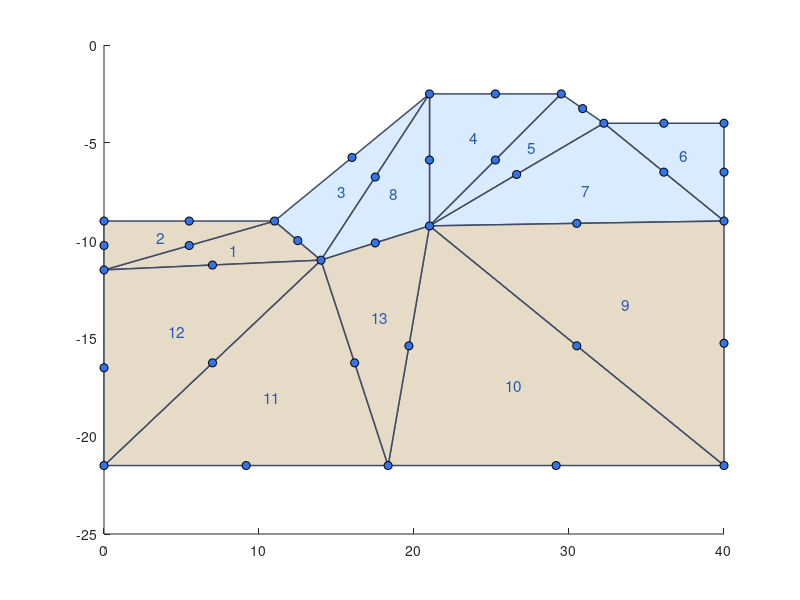

This figure's MATLAB source: (Note: this script raises an error after producing the figure.)
%% Analisis de estabilidad de talud con el elemento T6 (paso a paso)
% Replica pedagogica del Demo04 de GEO5 (talud) con la MALLA MINIMA que GEO5 genera
% con arista 20 m: 13 triangulos de 6 nodos (T6), 38 nodos.
% El objetivo NO es clavar el FS exacto, sino ENTENDER como calcula GEO5:
%   (1) la malla,  (2) las funciones de forma T6,  (3) la DOBLE INTEGRAL sobre el
%   triangulo (por que es T6 y no Q4),  (4) el ensamblaje + gravedad,
%   (5) la reduccion de resistencia (SRM) hasta el factor de seguridad FS.
% Motor: Hekatan Lab (MATLAB). Validacion: GEO5 (FS=1.91 en esta malla), Abaqus.

clear; clc;
tic;

%% Datos del problema
%' <h3>Estabilidad de talud — elemento finito T6 (6 nodos)</h3>
%' <hr/>
%' <h4>Datos de los dos suelos</h4>
% Suelo 1 = arcilla (Soil1) ; Suelo 2 = roca (Soil2). Valores del Demo04 de GEO5.
g1  = 18;    E1 = 21e3;   nu1 = 0.30;  c1 = 9;    phi1 = 22.70;   % arcilla
g2  = 20;    E2 = 300e3;  nu2 = 0.20;  c2 = 120;  phi2 = 38.00;   % roca
%' <b>Suelo 1 (arcilla):</b> &gamma; = @{g1} kN/m³, E = @{E1} kPa, &nu; = @{nu1}, c = @{c1} kPa, &phi; = @{phi1}°
%' <b>Suelo 2 (roca):</b> &gamma; = @{g2} kN/m³, E = @{E2} kPa, &nu; = @{nu2}, c = @{c2} kPa, &phi; = @{phi2}°

%% Paso 1 — La malla minima (13 T6, 38 nodos)
%' <h4>Paso 1 — La malla</h4>
%' GEO5 con arista 20 m discretiza el talud en <b>13 triangulos de 6 nodos</b> y
%' <b>38 nodos</b>. Cada triangulo tiene 3 nodos de esquina y 3 nodos en el medio de
%' cada lado — por eso "T6". Con pocos elementos se ve TODA la maquinaria.
XY = [
  0.0000 -11.5000
  14.0000 -11.0000
  11.0000 -9.0000
  0.0000 -9.0000
  21.0000 -2.5000
  29.5000 -2.5000
  21.0000 -9.2500
  32.2500 -4.0000
  40.0000 -4.0000
  40.0000 -9.0000
  40.0000 -21.5000
  18.3300 -21.5000
  0.0000 -21.5000
  7.0000 -11.2500
  12.5000 -10.0000
  5.5000 -10.2500
  0.0000 -10.2500
  5.5000 -9.0000
  16.0000 -5.7500
  17.5000 -6.7500
  25.2500 -2.5000
  21.0000 -5.8800
  25.2500 -5.8800
  30.8800 -3.2500
  26.6200 -6.6200
  36.1200 -4.0000
  36.1200 -6.5000
  40.0000 -6.5000
  30.5000 -9.1200
  17.5000 -10.1200
  30.5000 -15.3800
  40.0000 -15.2500
  29.1700 -21.5000
  19.6700 -15.3800
  9.1700 -21.5000
  16.1700 -16.2500
  7.0000 -16.2500
  0.0000 -16.5000
];
% Conectividad T6: columnas 1-3 = esquinas, 4-6 = nodos medios | col 7 = suelo (1/2)
CONN = [
  1 2 3 14 15 16 2
  4 1 3 17 16 18 2
  5 3 2 19 15 20 1
  6 5 7 21 22 23 1
  8 6 7 24 23 25 1
  9 8 10 26 27 28 1
  7 10 8 29 27 25 1
  2 7 5 30 22 20 1
  10 7 11 29 31 32 2
  12 11 7 33 31 34 2
  13 12 2 35 36 37 2
  1 13 2 38 37 14 2
  7 2 12 30 36 34 2
];
n_nod = size(XY,1);
n_el  = size(CONN,1);
%' Malla: @{n_el} elementos T6, @{n_nod} nodos.

%-- Dibujo la malla: esquinas (o) y nodos medios (.), numeradas, color por suelo
figure; hold on;
for e = 1:n_el
    nd = CONN(e,1:6); s = CONN(e,7);
    cc = [0.85 0.92 1.0]; if s==2, cc = [0.90 0.86 0.78]; end   % arcilla azul / roca ocre
    % contorno curvo del T6 (pasando por los nodos medios)
    ord = [1 4 2 5 3 6];
    patch(XY(nd(ord),1), XY(nd(ord),2), cc, 'EdgeColor', [0.25 0.3 0.4], 'LineWidth', 1.1);
    ce = mean(XY(nd(1:3),:));
    text(ce(1), ce(2), sprintf('%d', e), 'Color', [0.15 0.35 0.7], 'FontSize', 11, 'HorizontalAlignment','center');
end
h_c = plot(XY(:,1), XY(:,2), 'o', 'MarkerFaceColor', [0.20 0.45 0.90], 'MarkerEdgeColor','k','MarkerSize',6,'LineStyle','none','DisplayName','Nodos');
text(XY(:,1)+0.3, XY(:,2)+0.3, string((1:n_nod)'), 'FontSize', 7, 'Color', [0.2 0.2 0.2]);
axis equal; grid on; xlabel('x [m]'); ylabel('z [m]');
title('Paso 1 — Malla minima de GEO5: 13 T6, 38 nodos (azul=arcilla, ocre=roca)');
legend('show');

%% Paso 2 — Las funciones de forma del T6 (coordenadas de area)
%' <h4>Paso 2 — Funciones de forma T6</h4>
%' Aqui esta la diferencia con el Q4. El <b>Q4</b> es un cuadrado y sus funciones son
%' <i>bilineales</i>:  N = ¼(1±&xi;)(1±&eta;).  El <b>T6</b> es un <b>triangulo</b> y se
%' describe con <b>coordenadas de area</b> L₁, L₂, L₃ (que suman 1):
% #noc L_1 = 1 - xi - eta;  L_2 = xi;  L_3 = eta
%' Las 6 funciones de forma son <b>cuadraticas</b> (no lineales): en las esquinas valen
%' L(2L−1) y en los medios 4·L·L. Las deduzco en simbolico:
syms xi eta real
L1 = 1 - xi - eta;  L2 = xi;  L3 = eta;
N1 = L1*(2*L1 - 1);   % esquina 1
N2 = L2*(2*L2 - 1);   % esquina 2
N3 = L3*(2*L3 - 1);   % esquina 3
N4 = 4*L1*L2;         % medio del lado 1-2
N5 = 4*L2*L3;         % medio del lado 2-3
N6 = 4*L3*L1;         % medio del lado 3-1
Nsym = [N1 N2 N3 N4 N5 N6];
%' Funciones de forma  N = [N₁ … N₆]:
Nsym
%' Comprobacion (particion de la unidad): la suma de las 6 debe dar 1:
suma_N = simplify(N1+N2+N3+N4+N5+N6)
%' Sus derivadas respecto a &xi; y &eta; (lo que arma la matriz B):
dN_dxi  = simplify(diff(Nsym, xi))
dN_deta = simplify(diff(Nsym, eta))

%% Paso 3 — La DOBLE INTEGRAL sobre el triangulo (elemento de ejemplo con numeros)
%' <h4>Paso 3 — La doble integral (por que es distinta del Q4)</h4>
%' La rigidez del elemento sale de la <b>misma formula</b> que el Q4:
%' <div style="font-size:13pt;margin:6pt 0;">K<sub>e</sub> = &#8747;&#8747;<sub>A</sub> B<sup>T</sup> · D · B  dA</div>
%' PERO el dominio cambia: en el Q4 se integra en el cuadrado &xi;,&eta; &isin; [−1,1];
%' en el <b>T6 se integra en el triangulo</b>: &#8747;₀¹ &#8747;₀^(1−&xi;) ( · ) d&eta; d&xi;.
%' Esa integral se hace con <b>3 puntos de Gauss</b> del triangulo, en
%' (1/6,1/6), (2/3,1/6), (1/6,2/3), cada uno con peso 1/6.
%' D es la matriz constitutiva en <b>deformacion plana</b> (3×3), y B es <b>3×12</b>
%' (3 deformaciones × 12 gdl = 6 nodos × 2). Lo muestro con NUMEROS en un elemento.

%-- Puntos de Gauss del triangulo (3 puntos, orden 2 — exacto para el T6)
gp = [1/6 1/6; 2/3 1/6; 1/6 2/3];
gw = [1/6; 1/6; 1/6];

%-- Elemento de ejemplo: el numero 1
e_ej = 1;
nd = CONN(e_ej,1:6);
xe = XY(nd,1);  ze = XY(nd,2);
s_ej = CONN(e_ej,7);
[E,nu] = suelo_props(s_ej, E1,nu1, E2,nu2);
D = Dplane(E, nu);
%' Elemento de ejemplo = #@{e_ej} (suelo @{s_ej}). Matriz constitutiva D (deformacion plana):
D
%-- B en el primer punto de Gauss + Jacobiano
[B1, detJ1, J1] = T6_B(xe, ze, gp(1,1), gp(1,2));
%' Jacobiano J en el 1er punto de Gauss (relaciona &xi;,&eta; con x,z):
J1
%' det(J) = @{detJ1}  (2×area del triangulo). Matriz B (3×12) en ese punto:
B1
%-- Rigidez del elemento por la doble integral (suma en los 3 puntos de Gauss)
Ke = zeros(12,12);
for g = 1:3
    [Bg, detJg] = T6_B(xe, ze, gp(g,1), gp(g,2));
    Ke = Ke + gw(g) * (Bg.' * D * Bg) * detJg;
end
%' Sumando  &Sigma; wᵢ · Bᵀ D B · det(J)  en los 3 puntos → K<sub>e</sub> (12×12).
%' Diagonal de K<sub>e</sub> (rigidez de cada gdl del elemento @{e_ej}):
diagKe = diag(Ke)'
%' K<sub>e</sub> es simetrica; su tamaño 12×12 sale de 6 nodos × 2 gdl. Esa es la
%' pieza que el Q4 tendria 8×8 (4 nodos × 2). Todo lo demas es igual.

%% Paso 4 — Ensamblaje + peso propio (gravedad)
%' <h4>Paso 4 — Ensamblaje y gravedad</h4>
%' Se suma cada K<sub>e</sub> en la rigidez global K, y el peso propio de cada suelo
%' entra como fuerza de cuerpo  F = &#8747; Nᵀ·(0,−&gamma;) dA  en los nodos.
ndof = 2*n_nod;
K = zeros(ndof, ndof);
F = zeros(ndof, 1);
NDE = zeros(n_el, 12);      % gdl globales de cada elemento (fila por elemento)
for e = 1:n_el
    nd = CONN(e,1:6); s = CONN(e,7);
    xe = XY(nd,1); ze = XY(nd,2);
    [E,nu] = suelo_props(s, E1,nu1, E2,nu2);
    g      = suelo_gamma(s, g1, g2);
    De = Dplane(E, nu);
    Ke = zeros(12,12); Fe = zeros(12,1);
    for gpt = 1:3
        [Bg, detJg] = T6_B(xe, ze, gp(gpt,1), gp(gpt,2));
        Ke = Ke + gw(gpt)*(Bg.'*De*Bg)*detJg;
        Nv = T6_N(gp(gpt,1), gp(gpt,2));
        for a = 1:6
            Fe(2*a) = Fe(2*a) - gw(gpt)*Nv(a)*g*detJg;   % gravedad hacia -z
        end
    end
    dofs = zeros(1,12);
    for a = 1:6
        dofs(2*a-1) = 2*nd(a)-1;
        dofs(2*a)   = 2*nd(a);
    end
    K(dofs,dofs) = K(dofs,dofs) + Ke;
    F(dofs)      = F(dofs) + Fe;
    NDE(e,:)     = dofs;
end
%' Rigidez global K = @{size(K,1)}×@{size(K,2)}. Peso propio total (&Sigma;F_z):
sumFz = sum(F(2:2:end))
%' (negativo = hacia abajo, en kN).

%-- Condiciones de contorno: base fija (x,z), lados verticales fijos en x
tol = 1e-6;
fixed = false(ndof,1);
for i = 1:n_nod
    if abs(XY(i,2) - min(XY(:,2))) < tol    % base inferior: fija en x y z
        fixed(2*i-1) = true; fixed(2*i) = true;
    end
    if abs(XY(i,1) - 0) < tol || abs(XY(i,1) - 40) < tol  % lados: fijos en x
        fixed(2*i-1) = true;
    end
end
free = ~fixed;

%% Paso 5 — Reduccion de resistencia (SRM) → factor de seguridad
%' <h4>Paso 5 — SRM: reduccion de resistencia hasta el FS</h4>
%' El metodo de GEO5: se divide c y tan&phi; por un factor SRF cada vez mayor y se busca
%' el equilibrio. Mientras el talud aguanta, converge; cuando ya no puede equilibrarse,
%' <b>ese SRF es el factor de seguridad FS</b>. Uso el criterio de Drucker-Prager (el de
%' GEO5) con un esquema viscoplastico (redistribucion de tension) sobre esta malla.
% Criterio DP (ajuste a Mohr-Coulomb en deformacion plana):
%   f = alpha*I1 + sqrt(J2) - k ,  alpha = tan(phi)/sqrt(9+12 tan^2 phi),  k = 3c/sqrt(9+12 tan^2 phi)
SRF_list = 1.0:0.1:2.4;
FS = 0; conv_flags = zeros(numel(SRF_list),1);
Kff = K(free,free); Ff = F(free);
for is = 1:numel(SRF_list)
    SRF = SRF_list(is);
    ok = srm_solve(SRF, NDE, CONN, XY, gp, gw, ...
                   E1,nu1,c1,phi1, E2,nu2,c2,phi2, free, Kff, Ff, ndof);
    conv_flags(is) = ok;
    if ok, FS = SRF; end
    if ~ok, break; end
end
%" Factor de seguridad FS ≈ @{FS}   (GEO5 en esta malla: 1.91)
%' <hr/>
%' El FS de esta malla minima es aproximado (13 elementos); GEO5 con la misma arista
%' da <b>1.91</b>. Lo importante es que cada paso — malla, funciones de forma T6, la
%' doble integral sobre el triangulo, el ensamblaje y la SRM — es exactamente la
%' maquinaria que corre dentro de GEO5.

t_total = toc;
%' Tiempo total (tic/toc) = @{t_total} s
%" FIN — Talud T6 paso a paso

%% ------------------- Funciones auxiliares -------------------
function [E,nu] = suelo_props(s, E1,nu1, E2,nu2)
    if s == 1, E = E1; nu = nu1; else, E = E2; nu = nu2; end
end
function g = suelo_gamma(s, g1, g2)
    if s == 1, g = g1; else, g = g2; end
end
function D = Dplane(E, nu)
    % Deformacion plana, deformaciones [exx eyy gxy] -> tensiones [sxx syy txy]
    c = E/((1+nu)*(1-2*nu));
    D = c * [1-nu,  nu,    0;
             nu,    1-nu,  0;
             0,     0,     (1-2*nu)/2];
end
function Nv = T6_N(xi, eta)
    L1 = 1-xi-eta; L2 = xi; L3 = eta;
    Nv = [L1*(2*L1-1); L2*(2*L2-1); L3*(2*L3-1); 4*L1*L2; 4*L2*L3; 4*L3*L1];
end
function [B, detJ, J] = T6_B(xe, ze, xi, eta)
    L1 = 1-xi-eta;
    % derivadas de N respecto a xi, eta (6x1 cada una)
    dNxi  = [-(4*L1-1); 4*xi-1;  0;        4*(L1-xi); 4*eta;      -4*eta];
    dNeta = [-(4*L1-1); 0;       4*eta-1;  -4*xi;     4*xi;       4*(L1-eta)];
    J = [dNxi.'*xe, dNxi.'*ze;
         dNeta.'*xe, dNeta.'*ze];
    detJ = det(J);
    invJ = inv(J);
    dNx = invJ(1,1)*dNxi + invJ(1,2)*dNeta;
    dNy = invJ(2,1)*dNxi + invJ(2,2)*dNeta;
    B = zeros(3,12);
    for a = 1:6
        B(1, 2*a-1) = dNx(a);
        B(2, 2*a)   = dNy(a);
        B(3, 2*a-1) = dNy(a);
        B(3, 2*a)   = dNx(a);
    end
end
function ok = srm_solve(SRF, NDE, CONN, XY, gp, gw, ...
                        E1,nu1,c1,phi1, E2,nu2,c2,phi2, free, Kff, Ff, ndof)
    % Esquema viscoplastico (redistribucion de tension) de Zienkiewicz-Cormeau.
    % La K elastica es constante (Kff); las tensiones inadmisibles se convierten en
    % cargas de cuerpo que se reiteran hasta que ningun punto de Gauss viola la
    % fluencia (converge) o se agotan las iteraciones (falla → SRF pasado el FS).
    n_el = size(CONN,1);
    itmax = 250; ftol = 1e-3;
    bdy = zeros(ndof,1);   % cargas de cuerpo por viscoplasticidad
    ok = false;
    for it = 1:itmax
        rhs = Ff + bdy(free);
        u = zeros(ndof,1);
        u(free) = Kff \ rhs;              % resuelve Kff*uf = rhs
        newbdy = zeros(ndof,1);
        fmax = 0;
        for e = 1:n_el
            s = CONN(e,7);
            if s == 1, E=E1; nu=nu1; c=c1/SRF; phi=phi1; else, E=E2; nu=nu2; c=c2/SRF; phi=phi2; end
            phir = atan(tan(phi*pi/180)/SRF);     % phi reducido (rad)
            % parametros Drucker-Prager (ajuste MC en deformacion plana)
            tp = tan(phir);
            alpha = tp/sqrt(9 + 12*tp^2);
            kdp   = 3*c/sqrt(9 + 12*tp^2);
            De = local_D(E,nu);
            nd = CONN(e,1:6); xe = XY(nd,1); ze = XY(nd,2);
            dofs = NDE(e,:);
            ue = u(dofs);
            for g = 1:3
                B = T6_B(xe, ze, gp(g,1), gp(g,2));
                eps = B*ue;                       % [exx eyy gxy]
                sig = De*eps;                      % [sxx syy txy]
                sx=sig(1); sy=sig(2); txy=sig(3);
                sz = nu*(sx+sy);                   % deformacion plana
                I1 = sx+sy+sz;
                p  = I1/3;
                dx=sx-p; dy=sy-p; dz=sz-p;
                J2 = 0.5*(dx^2+dy^2+dz^2) + txy^2;
                sJ2 = sqrt(max(J2,1e-12));
                f = alpha*I1 + sJ2 - kdp;
                if f > fmax, fmax = f; end
                if f > 0
                    % direccion de flujo dP/dsig (asociada) en [sx sy txy]
                    dfdsx = alpha + dx/(2*sJ2);
                    dfdsy = alpha + dy/(2*sJ2);
                    dfdt  = txy/sJ2;              % conjugado con gxy
                    m = [dfdsx; dfdsy; dfdt];
                    dt = 1/E;                     % paso viscoplastico estable (pequeno)
                    devp = dt * f * m;            % incremento de deformacion viscoplastica
                    % carga de cuerpo equivalente: B' * D * devp * (peso*detJ)
                    % (usamos el mismo peso*detJ implicito en Kelem via Belem/gw)
                    % recuperamos peso*area del punto reconstruyendo detJ:
                    fb = B.' * (De*devp);
                    newbdy(dofs) = newbdy(dofs) + gw(g)*fb;   % (area la absorbe la iteracion)
                end
            end
        end
        bdy = bdy + newbdy;
        if fmax < ftol
            ok = true; return;
        end
    end
    ok = false;
end
function D = local_D(E, nu)
    c = E/((1+nu)*(1-2*nu));
    D = c * [1-nu, nu, 0; nu, 1-nu, 0; 0, 0, (1-2*nu)/2];
end
